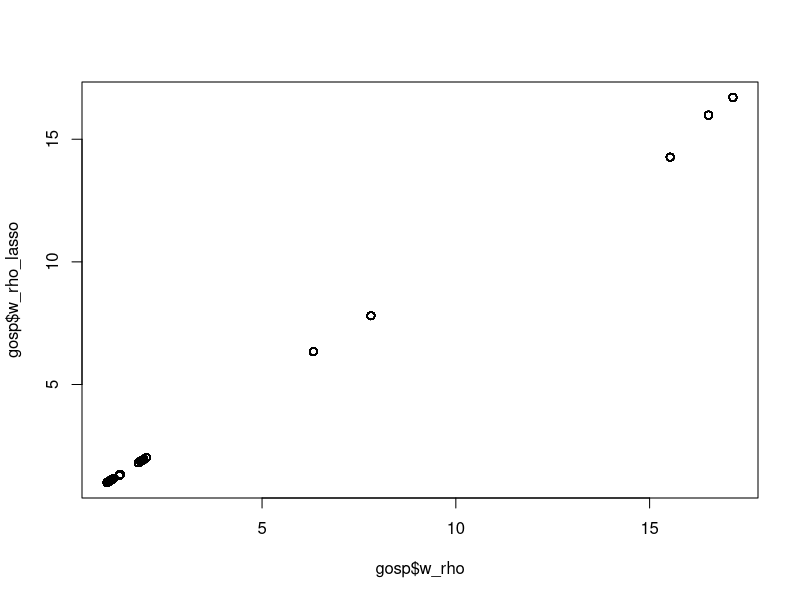

This figure's R source:
## ---- chunk 1
library(readxl)
library(glmnet)
## ---- chunk 2
gosp <- read_excel("../../data/gospodarstwa-zajecia.xlsx")
gosp <- transform(gosp, 
                  klm = as.factor(klm),
                  woj = as.factor(woj))
head(gosp)
## ---- chunk 3
summary(gosp[, c("los", "dochg", "wydg")])
## ---- chunk 4
gosp$R <- !is.na(gosp$dochg)
## ---- chunk 5
m1 <- glm(R ~ klm + woj, data = gosp, family = binomial())
summary(predict(m1, type = "response"))
## ---- chunk 6
gosp$w_rho <- 1/predict(m1, gosp, type="response")
## ---- chunk 7
c(mean(gosp$dochg, na.rm=T), weighted.mean(gosp$dochg, gosp$w_rho, na.rm=T))
## ---- chunk 8
set.seed(2026)
m2 <- cv.glmnet(x = model.matrix(~ klm + woj, gosp)[, -1],
                y = gosp$R,
                family = "binomial")
coef(m2, s = "lambda.min")
## ---- chunk 9
gosp$w_rho_lasso <- 1/as.numeric(predict(m2, newx = model.matrix(~ klm + woj, gosp)[, -1], type="response", s = "lambda.min"))
## ---- chunk 10
c(bez = mean(gosp$dochg, na.rm=T), 
  glm = weighted.mean(gosp$dochg, gosp$w_rho, na.rm=T),
  lasso = weighted.mean(gosp$dochg, gosp$w_rho_lasso, na.rm=T))
## ---- chunk 11
summary(gosp[, c("w_rho", "w_rho_lasso")])
## ---- chunk 12
plot(gosp$w_rho, gosp$w_rho_lasso)
